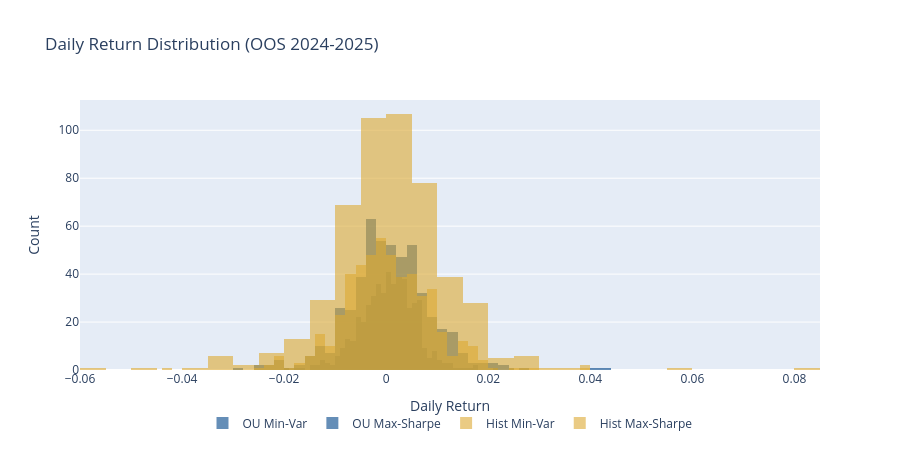

The notebook cell this image was saved under:
### Markdown cell above
### Return Distribution

Histogram of daily portfolio returns for the OU-Implied and Historical MPT portfolios. The OU-Implied distribution is tighter (lower variance) and centred around a slightly higher mean, consistent with the superior Sharpe ratio observed in the metrics table.

### Code cell
fig_hist = go.Figure()
fig_hist.add_trace(go.Histogram(x=ou_minvar_returns.dropna(),      name="OU Min-Var",      opacity=0.6, nbinsx=50, marker_color=COLORS[0]))
fig_hist.add_trace(go.Histogram(x=ou_maxsharpe_returns.dropna(),   name="OU Max-Sharpe",   opacity=0.6, nbinsx=50, marker_color=COLORS[0]))
fig_hist.add_trace(go.Histogram(x=hist_minvar_returns.dropna(),    name="Hist Min-Var",    opacity=0.6, nbinsx=50, marker_color=COLORS[1]))
fig_hist.add_trace(go.Histogram(x=hist_maxsharpe_returns.dropna(), name="Hist Max-Sharpe", opacity=0.6, nbinsx=50, marker_color=COLORS[1]))
fig_hist.update_layout(
    barmode="overlay",
    title="Daily Return Distribution (OOS 2024-2025)",
    xaxis_title="Daily Return", yaxis_title="Count",
    legend=dict(orientation="h", yanchor="bottom", y=-0.25, xanchor="center", x=0.5),
    height=450,
)
fig_hist.show()

### Figure 1 — Plotly figure (JSON) as saved in the notebook; plotly's stock layout.template omitted (floating-point values rounded to 4 significant figures; data arrays with more than 128 entries replaced by an {"elided": "..."} marker saying what was removed)
{"data": [{"marker": {"color": "#004488"}, "name": "OU Min-Var", "nbinsx": 50, "opacity": 0.6, "type": "histogram", "x": {"elided": "501 float values"}}, {"marker": {"color": "#004488"}, "name": "OU Max-Sharpe", "nbinsx": 50, "opacity": 0.6, "type": "histogram", "x": {"elided": "501 float values"}}, {"marker": {"color": "#DDAA33"}, "name": "Hist Min-Var", "nbinsx": 50, "opacity": 0.6, "type": "histogram", "x": {"elided": "501 float values"}}, {"marker": {"color": "#DDAA33"}, "name": "Hist Max-Sharpe", "nbinsx": 50, "opacity": 0.6, "type": "histogram", "x": {"elided": "501 float values"}}], "layout": {"barmode": "overlay", "height": 450, "legend": {"orientation": "h", "x": 0.5, "xanchor": "center", "y": -0.25, "yanchor": "bottom"}, "title": {"text": "Daily Return Distribution (OOS 2024-2025)"}, "xaxis": {"title": {"text": "Daily Return"}}, "yaxis": {"title": {"text": "Count"}}}}
